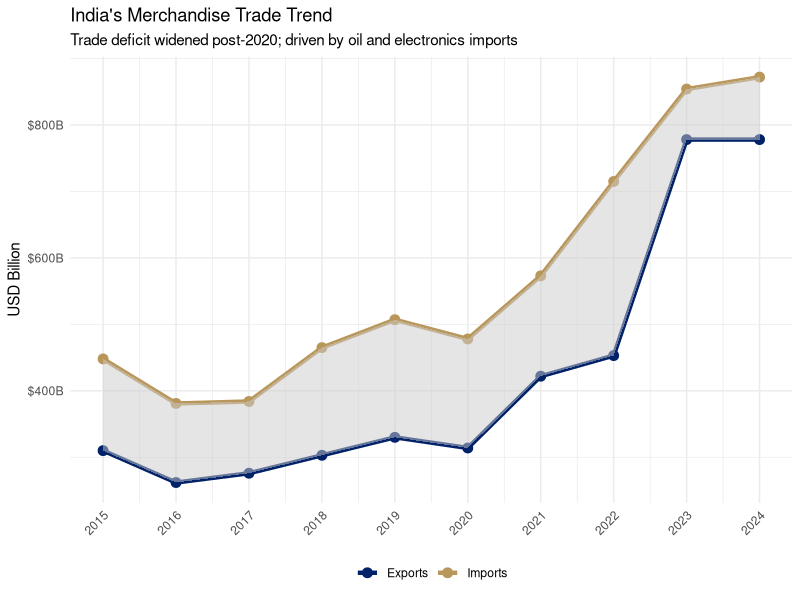
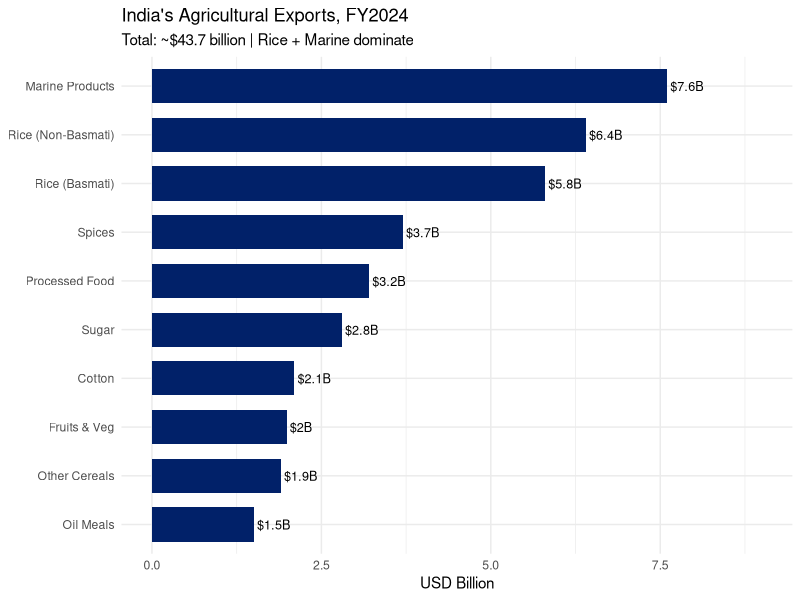
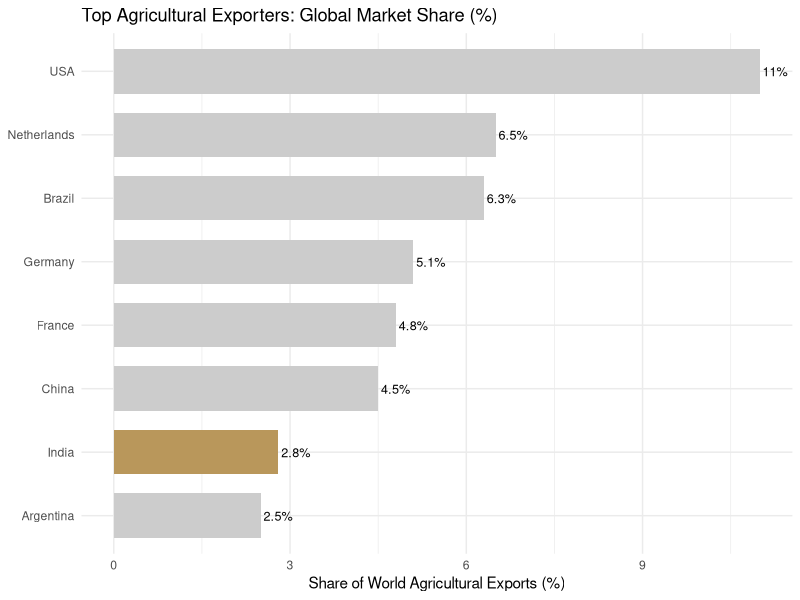

The R script that drew these images, in order:
## ---- chunk 1
#| label: setup
#| include: false
library(ggplot2)
library(dplyr)
library(scales)
options(scipen=999)
theme_set(theme_minimal(base_size=11))
knitr::opts_chunk$set(echo = knitr::is_html_output())
## ---- chunk 2
#| label: fig-india-trade-trend
#| fig-cap: "India's Merchandise Trade (FY2015–FY2024, USD billion)\nSource: DGCI&S / Ministry of Commerce and Industry (GoI)."
#| fig-width: 8
#| fig-height: 4
library(ggplot2)
library(dplyr)

trade_data <- data.frame(
  year = 2015:2024,
  exports = c(310, 262, 276, 303, 330, 314, 422, 453, 778, 778),
  imports = c(448, 381, 384, 465, 507, 478, 573, 715, 854, 872)
)
trade_long <- tidyr::pivot_longer(trade_data, cols=c(exports, imports), names_to="type", values_to="value")
trade_long$type <- factor(trade_long$type, levels=c("exports","imports"), 
                           labels=c("Exports","Imports"))

ggplot(trade_long, aes(x=year, y=value, color=type, group=type)) +
  geom_line(linewidth=1.5) +
  geom_point(size=3) +
  geom_ribbon(data=trade_data, aes(x=year, ymin=exports, ymax=imports), 
              inherit.aes=FALSE, fill="grey80", alpha=0.5) +
  scale_color_manual(values=c("Exports"="#012169", "Imports"="#B9975B")) +
  scale_x_continuous(breaks=2015:2024) +
  scale_y_continuous(labels=scales::dollar_format(suffix="B")) +
  labs(title="India's Merchandise Trade Trend",
       subtitle="Trade deficit widened post-2020; driven by oil and electronics imports",
       x=NULL, y="USD Billion", color=NULL) +
  theme_minimal(base_size=11) +
  theme(legend.position="bottom", axis.text.x=element_text(angle=45, hjust=1))
## ---- chunk 3
#| label: fig-agri-exports
#| fig-cap: "India's Agricultural Exports by Commodity, FY2024 (USD billion)\nSource: APEDA Annual Report 2023\u201324."
#| fig-width: 8
#| fig-height: 4.5
library(ggplot2)

agri_data <- data.frame(
  commodity = c("Rice (Basmati)", "Rice (Non-Basmati)", "Marine Products",
                "Spices", "Sugar", "Cotton", "Other Cereals", "Processed Food",
                "Fruits & Veg", "Oil Meals"),
  value = c(5.8, 6.4, 7.6, 3.7, 2.8, 2.1, 1.9, 3.2, 2.0, 1.5)
)
agri_data <- agri_data |> arrange(value) |>
  mutate(commodity=factor(commodity, levels=commodity))

ggplot(agri_data, aes(x=commodity, y=value)) +
  geom_col(fill="#012169", width=0.7) +
  geom_text(aes(label=paste0("$", value, "B")), hjust=-0.1, size=3.2) +
  coord_flip() +
  labs(title="India's Agricultural Exports, FY2024",
       subtitle="Total: ~$43.7 billion | Rice + Marine dominate",
       x=NULL, y="USD Billion") +
  scale_y_continuous(limits=c(0,9)) +
  theme_minimal(base_size=11)
## ---- chunk 4
#| label: fig-global-share
#| fig-cap: "Major Agricultural Exporters: Global Market Share (2023)\nSource: WTO, World Agricultural Trade Statistics 2024."
#| fig-width: 7
#| fig-height: 4
library(ggplot2)

global_share <- data.frame(
  country = c("USA", "Netherlands", "Brazil", "Germany", "France", "China", "India", "Argentina"),
  share = c(11.0, 6.5, 6.3, 5.1, 4.8, 4.5, 2.8, 2.5)
)
global_share <- global_share |> arrange(share) |>
  mutate(country=factor(country, levels=country),
         highlight=ifelse(country=="India", "India", "Others"))

ggplot(global_share, aes(x=country, y=share, fill=highlight)) +
  geom_col(width=0.7) +
  scale_fill_manual(values=c("India"="#B9975B", "Others"="#cccccc")) +
  coord_flip() +
  labs(title="Top Agricultural Exporters: Global Market Share (%)",
       x=NULL, y="Share of World Agricultural Exports (%)", fill=NULL) +
  theme_minimal(base_size=11) +
  theme(legend.position="none") +
  geom_text(aes(label=paste0(share, "%")), hjust=-0.1, size=3.2)
